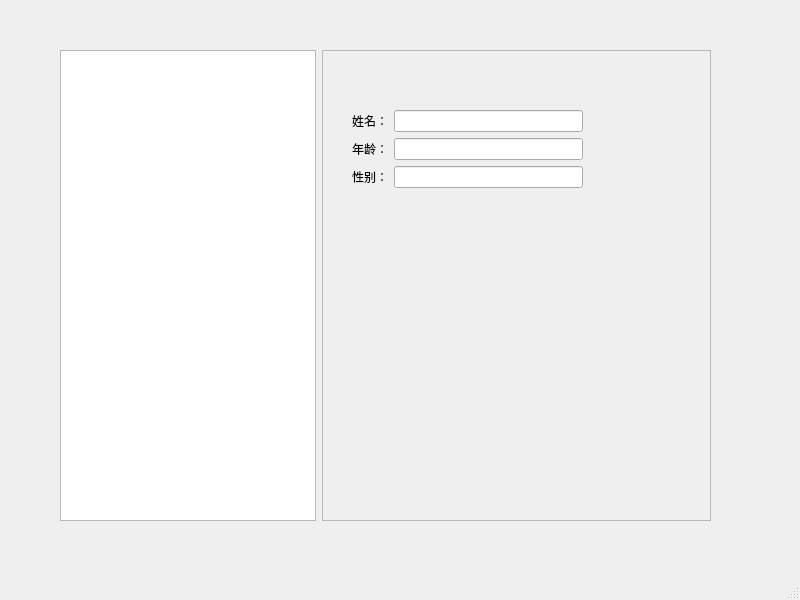
<?xml version="1.0" encoding="UTF-8"?>
<ui version="4.0">
 <class>MainWindow</class>
 <widget class="QMainWindow" name="MainWindow">
  <property name="geometry">
   <rect>
    <x>0</x>
    <y>0</y>
    <width>800</width>
    <height>600</height>
   </rect>
  </property>
  <property name="windowTitle">
   <string>MainWindow</string>
  </property>
  <widget class="QWidget" name="centralwidget">
   <widget class="QWidget" name="horizontalLayoutWidget">
    <property name="geometry">
     <rect>
      <x>60</x>
      <y>50</y>
      <width>651</width>
      <height>471</height>
     </rect>
    </property>
    <layout class="QHBoxLayout" name="horizontalLayout">
     <item>
      <widget class="QTreeView" name="treeView">
       <property name="sizePolicy">
        <sizepolicy hsizetype="Fixed" vsizetype="Expanding">
         <horstretch>1</horstretch>
         <verstretch>0</verstretch>
        </sizepolicy>
       </property>
      </widget>
     </item>
     <item>
      <widget class="QFrame" name="frame">
       <property name="sizePolicy">
        <sizepolicy hsizetype="Expanding" vsizetype="Preferred">
         <horstretch>2</horstretch>
         <verstretch>0</verstretch>
        </sizepolicy>
       </property>
       <property name="frameShape">
        <enum>QFrame::StyledPanel</enum>
       </property>
       <property name="frameShadow">
        <enum>QFrame::Raised</enum>
       </property>
       <widget class="QWidget" name="formLayoutWidget">
        <property name="geometry">
         <rect>
          <x>30</x>
          <y>60</y>
          <width>231</width>
          <height>81</height>
         </rect>
        </property>
        <layout class="QFormLayout" name="formLayout">
         <item row="0" column="0">
          <widget class="QLabel" name="label">
           <property name="text">
            <string>姓名：</string>
           </property>
          </widget>
         </item>
         <item row="2" column="0">
          <widget class="QLabel" name="label_3">
           <property name="text">
            <string>性别：</string>
           </property>
          </widget>
         </item>
         <item row="1" column="0">
          <widget class="QLabel" name="label_2">
           <property name="text">
            <string>年龄：</string>
           </property>
          </widget>
         </item>
         <item row="1" column="1">
          <widget class="QLineEdit" name="lineEdit_2"/>
         </item>
         <item row="2" column="1">
          <widget class="QLineEdit" name="lineEdit_3"/>
         </item>
         <item row="0" column="1">
          <widget class="QLineEdit" name="lineEdit_4"/>
         </item>
        </layout>
       </widget>
      </widget>
     </item>
    </layout>
   </widget>
  </widget>
  <widget class="QMenuBar" name="menubar">
   <property name="geometry">
    <rect>
     <x>0</x>
     <y>0</y>
     <width>800</width>
     <height>25</height>
    </rect>
   </property>
  </widget>
  <widget class="QStatusBar" name="statusbar"/>
 </widget>
 <resources/>
 <connections/>
</ui>
